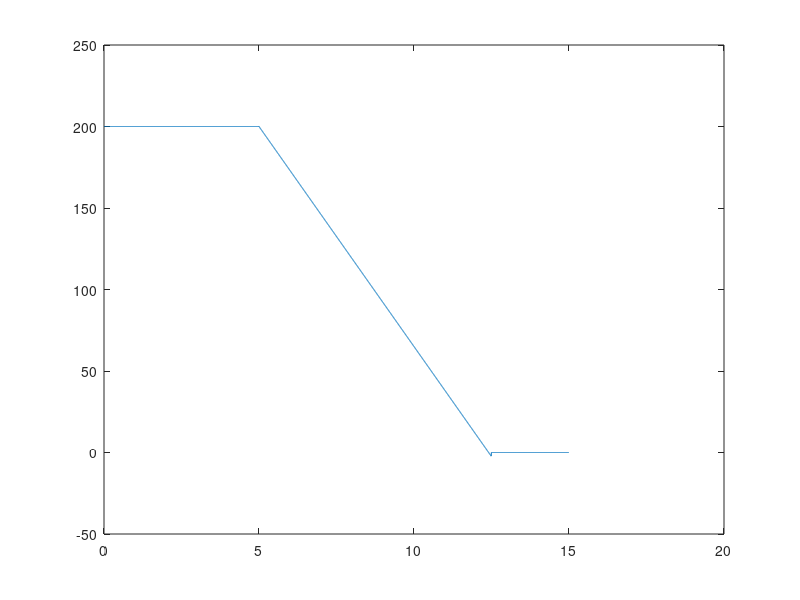
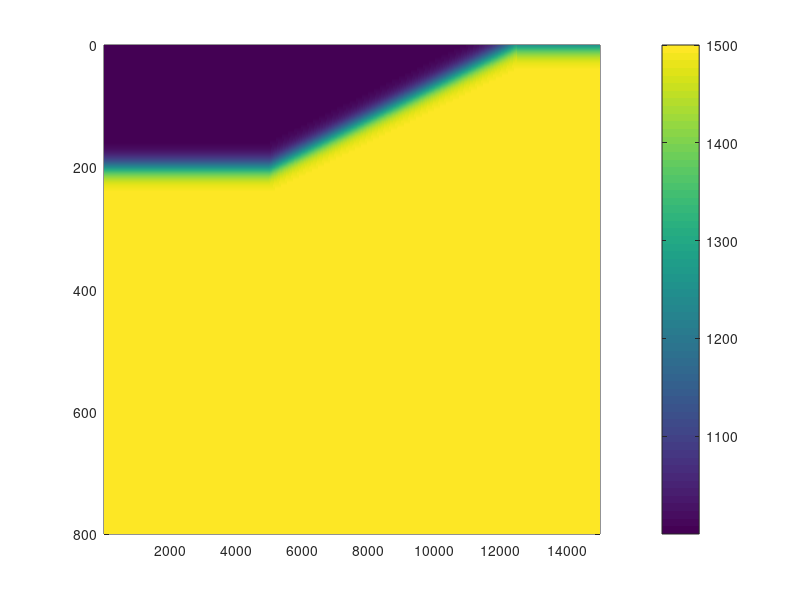
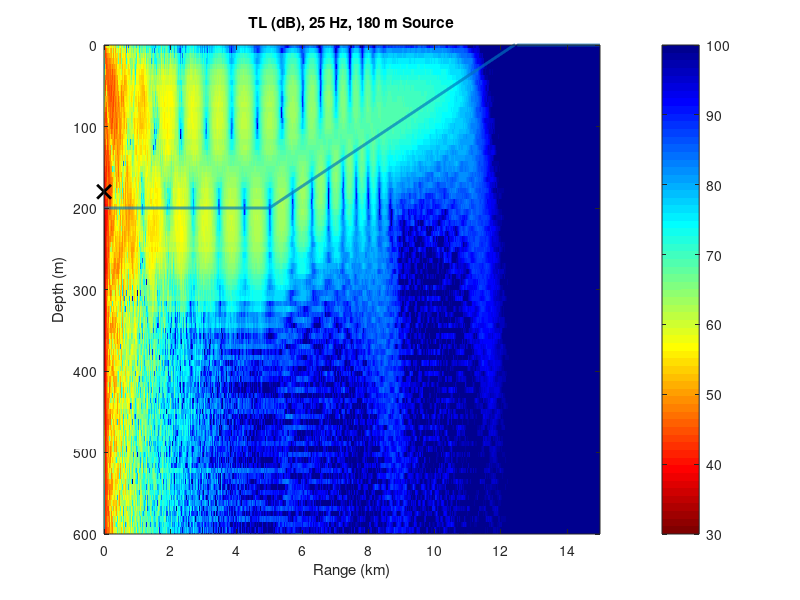
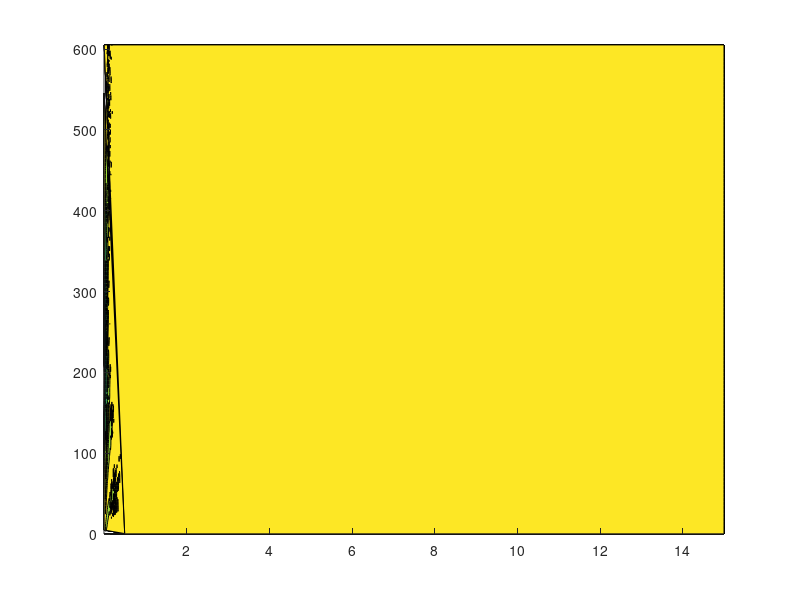

The MATLAB script that drew these images, in order: (Note: this script raises an error after producing the figures.)
% Downslope propagation - Line Source
% Based on Jensen and Tindle, 1987: Mode Propagation in a Wedge.
% Equations and numerical formulation follow Comp. Ocean Acoustics, ch. 6.
tic
% Water depth at the source is 100m. 
% Range is from 0 (where source is at 100m depth) to 10km.
% The wedge is of 10 degrees.
% The wedge boundary may be written as a line of z = 0.1763 * r + 100;

% The water has parameters:
    c1 =    1500; % m/s
    rho1 =  1000; % kg/m^3
    
% The bottom has parameters:
    c2 =    1700; % m/s
    rho2 =  1500; % kg/m^3
    alpha = 0.5;    % dB/wavelength
    
% Computational absorption layer:
    alphaAL = 0.01;

% Source parameters
    zs = 180;
    f0 = 25; 
    k0 = 2 * pi * f0 / c1;
    k2 = 2 * pi * f0 / c2;
    lambda0 = c1 / f0; 

% Define zmax of computational domain Eq. (6.214)
 % H is max. depth of physical domain on propg. path 
    H = 600; 
    zmax = 4 * H / 3;
    rmax = 15000;
    
% Grid Size (6.216) and (6.219)
    dz = lambda0 / 12;
    dr = dz;
    
%% Density reduced Squared index of refraction. Eq. (6.152).
r = 0.01: dr : rmax;
z = 0: dz : zmax;

[R, Z] = meshgrid(r,z);

%% Set depth of interface
nr = length(r);
d0 = 0 * r + 200;
slope.start = round(nr/3);
slope.end = round(nr*12.5/15);
d0(slope.start:slope.end) = -.027 * r(slope.start:slope.end) + 335; % like front of COA
d0(slope.end:end) = 0;
figure; plot(r/1e3,d0)

%% Grid it
[D0, ~] = meshgrid(d0,z);

% %D0 =  0.1763 * R + 100;  % Depth to interface.
% %  D0 = - 0.1763 * R + 400;  % Depth to interface.
D = (zmax - H) / 3;       % Thickness of absorption layer (for eq. 6.146)
nsqr = ones(length(z),length(r));   % NOT density-reduced yet! (for eq. 6.158)

%% Make nsqr. Third 'if' accounts for absorption layer below phys. domain
for jj = 1:length(r)
    for ii = 1:length(z)
        if z(ii) <= d0(jj) % then we are in water
            nsqr(ii,jj) = 1;
            if z(ii) < 0.1 && d0(jj) < 0.1 % no more ocean
                nsqr(ii,jj) = (c1/c2)^2 * (1 + 1j * alpha / 27.29);
            end
        elseif z(ii) > d0(jj) && z(ii) <= H
            nsqr(ii,jj) = (c1/c2)^2 * (1 + 1j * alpha / 27.29);
        elseif z(ii) > H
            nsqr(ii,jj) = (c1/c2)^2 + 1i * alphaAL * exp(-((z(ii) - zmax)/D)^2);
        else
            error('The nsqr loop should not get here...')
        end
    end
end
%% Make dr_nsqr (Density-Reduced)

% Density is given by equation (6.153)
% By MATLAB vectorization, use wedge interface depth expr. in (6.153):
L = 2/k0;
rho = 0.5*(rho2 + rho1) + 0.5*(rho2 - rho1) * tanh((Z - D0)/L);

% First and second derivatives of rho, for use in the next expressions
drho1 = (1/(2*L)) * (rho2 - rho1) .* sech((Z - D0)/L).^2;
drho2 = (-1/(L^2)) * (rho2 - rho1) .* tanh((Z - D0)/L) .* sech((Z - D0)/L).^2;

% Compute density-reduced squared index of refraction
dr_nsqr = nsqr + (1 / (2*k0^2)) * ((drho2./rho) - 3 * drho1.^2 ./ (2*rho.^2));

% Plot of Density of field
figure; pcolor(r,z,rho)
shading interp
grid off
colorbar
set(gca,'Ydir','reverse')
% axis equal
axis tight

%% Plot of Density Reduced n^2 
% figure; 
% subplot(2,1,1); pcolor(r,z,real(dr_nsqr))
% shading interp; grid off; colorbar; set(gca,'Ydir','reverse'); axis tight
% subplot(2,1,2); pcolor(r,z,imag(dr_nsqr))
% shading interp; grid off; colorbar; set(gca,'Ydir','reverse'); axis tight

%% Starting fields - psi(r,z)
psi = ones(length(z), length(r));

%  % Greene's Source - eq. (6.102)
% psi = zeros(length(z), length(r));
% psi(:,1) = sqrt(k0) * (1.4467 - 0.4201 .* k0^2 .* (z - zs).^2)...
%         .* exp(-((k0^2 * (z - zs).^2) / 3.0512));

% Standard Gaussian Source
% psi(:,1) = sqrt(k0) * exp(-0.5 * k0^2 * (Z(:,1) - zs).^2) ... 
%             - sqrt(k0) * exp(-0.5 * k0^2 * (Z(:,1) + zs).^2);
% psi(:,1) = sqrt(k0) * exp(-0.5 * k0^2 * (Z(:,1) - zs).^2) ;

% Generalized Gaussian Source
tht1 = pi/4;
tht2 = pi/6;
psi(:,1) = sqrt(k0) * tan(tht1) * exp(-0.5*k0^2*(Z(:,1) - zs).^2*tan(tht1)^2) ...
    .* exp(1i * k0 * (Z(:,1) - zs) * sin(tht2)) ...
    - sqrt(k0) * tan(tht1) * exp(-0.5*k0^2*(Z(:,1) + zs).^2*tan(tht1)^2) ...
    .* exp(1i*k0*(Z(:,1) - 220)*sin(tht2));

% % Line Source apprx. with depth dep. of mode 3
% ind = find(z>100);
% psi(:,1) = sin(3* pi/100 * z);
% psi(:,1) = abs(psi(:,1)) + 1i * sign(psi(:,1));
% psi(ind:end,1) = 0;

% % Line Source apprx. with depth dep. of mode 2
% H0 = 410;
%  psi(:,1) = cos(2*pi/(H0) * z.' );
% psi(:,1) = abs(psi(:,1)) ;
% ind = find(z>H0);
% psi(ind:end,1) = 0;

% Make the initial field density-reduced.
dr_psi = psi;
dr_psi = dr_psi ./ sqrt(rho);       
dr_psi(1,:) = 0;

% % Plot source initial field
% figure;
% subplot(2,1,1); plot(z, real(psi(:,1)));
% subplot(2,1,2); plot(z, imag(psi(:,1)));
% % xlim([0, 150]); 
% title('Source field')
% legend('dr_\psi', 'rho')

%% Split-step Algorithm

% First apply eq. (6.129)
% N = 2^nextpow2(length(z));
N = length(z);
kzmax = 2*pi/dz;
kz = linspace(0,kzmax,N);
kz = kz.';

step = 0 * dr_psi(:,1);    
stepi = step;   % To be used for real part 
stepr = stepi;  % To be used for imag part

nR = length(r) - 1;
for jj = 1 : (length(r) - 1)
    step = exp(0.5 * 1i * k0 .* (dr_nsqr(:,jj) - 1) * dr) .* dr_psi(:,jj);
    
    stepr = dst(real(step));
    stepi = dst(imag(step));
           
    step = exp(- 1i * dr * kz.^2 / (2 * k0)) .* (stepr + 1i * stepi);
    
    stepr = idst(real(step));
    stepi = idst(imag(step));
    
    dr_psi(:,jj+1) =  exp(0.5 * 1i * k0 .* (dr_nsqr(:,jj) - 1) * dr) .* (stepr + 1i * stepi);

    disp(nR - jj)
end

% Convert density-reduced pressure to pressure 
psi = dr_psi .* sqrt(rho);
% psi = dr_psi;
% Remove absorption layer for plotting
ind = find(z>H, 1);
psi = psi(1:ind, :);
R = R(1:ind, :);
Z = Z(1:ind, :);

% %% Save Data to txt Files for Plotting in PyLab
% psiSave = -20 * log10( abs(psi) ./ sqrt(R));
% 
% save('upslope\p.txt', 'psiSave', '-ascii', '-double')
% save('upslope\R.txt', 'R', '-ascii', '-double')
% save('upslope\Z.txt', 'Z', '-ascii', '-double')
% 
% cd 'upslope'
% system('python U:\classes\ECE576_compmethods\pe_model\upslope\contour_plotting.py')
% cd ..


%% Plot TL
figure; imagesc(r/1e3, z, -20 * log10( abs(psi) ./ sqrt(R) ))
shading interp
grid off
colorbar
% axis equal
% axis tight
% xlim([0 500])
ylim([0 600])
set(gca,'Ydir','reverse')
caxis([30 100])
colormap(flip(jet))

hold on
plot(r/1e3, d0,'LineWidth',2)
plot(r(1)/1e3, zs, 'kx','LineWidth',2,'MarkerSize',10)
hold off

xlabel('Range (km)')
ylabel('Depth (m)')
title(['TL (dB), ',num2str(f0),' Hz, ',num2str(zs),' m Source'])


%% Plot TL Contours
 v = [18 22 26 30 34 38 42 46];
figure; 
contourf(R/1e3, Z, -20 * log10( abs(psi) ./ sqrt(R) ),v,'CDataMapping','direct')
colorbar
% axis equal
% axis tight
% xlim([0 500])
 ylim([0 600])
colormap('spring')
set(gca,'Ydir','reverse')

%%
toc
